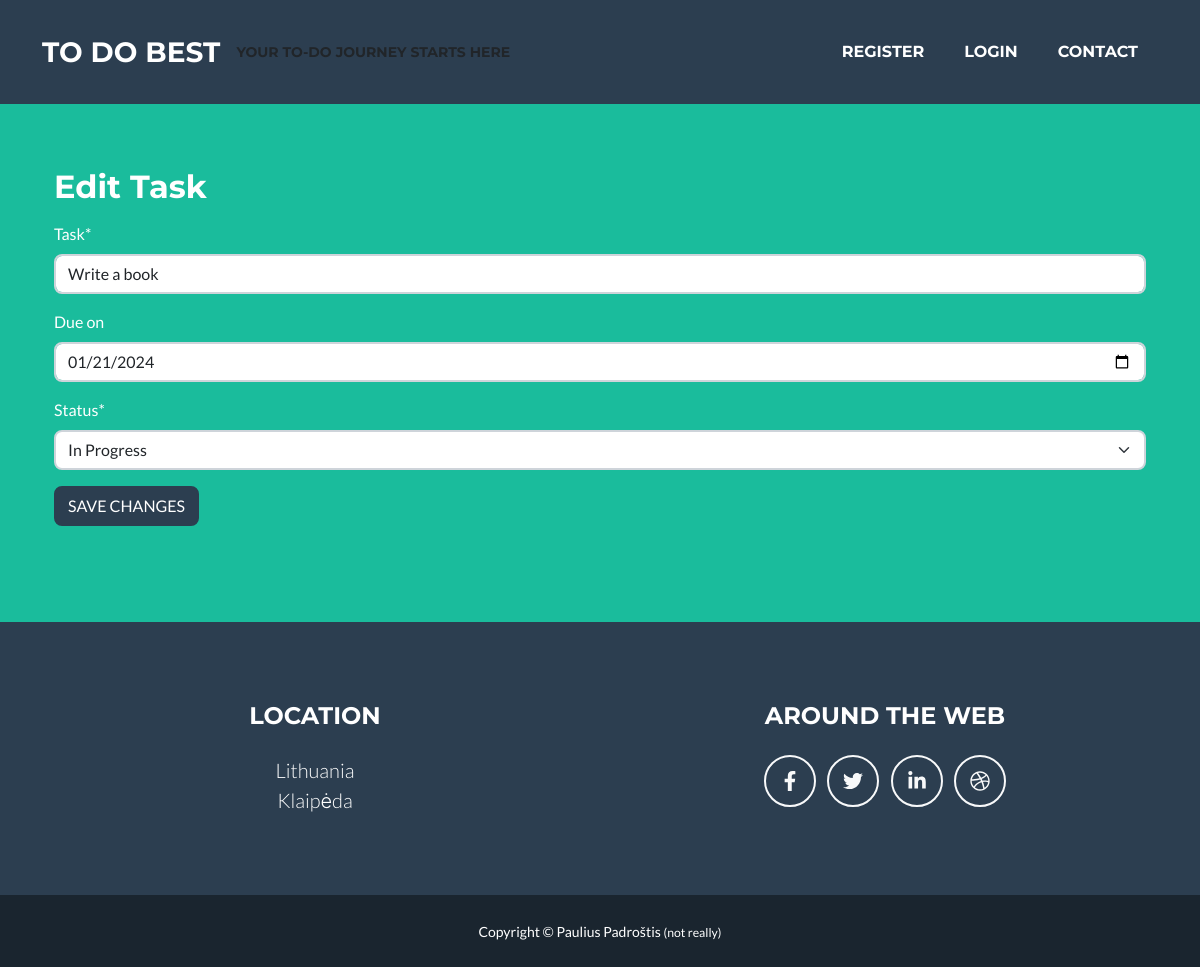
Page /update_todo/93/update on the committed database.
### todoapp/models.py (models this page shows, shortened)
class Task(models.Model):
    task = models.CharField(verbose_name='Task', max_length=200)
    user = models.ForeignKey(User, on_delete=models.CASCADE)
    creation_date = models.DateTimeField(verbose_name='Task created', auto_now_add=True)
    due_date = models.DateField(verbose_name='Due on', blank=True, null=True)
    COMPLETION_STATUS = (
        ('td', 'To do'),
        ('ip', 'In Progress'),
        ('ca', 'Cancelled'),
        ('co', 'Completed'),
    )
    status = models.CharField(max_length=2, choices=COMPLETION_STATUS, default='td')
    class Meta:
        verbose_name = 'Task'
        verbose_name_plural = 'Tasks'

### todoapp/views.py (the view, shortened to what this page needs)
# urls.py: path('update_todo/<int:pk>/update', views.UpdateTodoView.as_view(), name='update_todo'),
class UpdateTodoView(generic.UpdateView):
    model = Task
    success_url = reverse_lazy('tasks')
    template_name = 'edit_todo.html'
    form_class = TodoItemForm
    def get_context_data(self, **kwargs):
        context = super().get_context_data(**kwargs)
        context['task'] = Task.objects.all()
        return context

### todoapp/forms.py
class TodoItemForm(forms.ModelForm):
    class Meta:
        model = Task
        fields = ['task', 'due_date', 'status']
        widgets = {'due_date': DateInput()}

### todoapp/templates/edit_todo.html (shortened to what this page needs)
{% extends "base.html" %}
{% load crispy_forms_tags %}
{% block Content %}
<div class="container mt-5">
    <h2>Edit Task</h2>
    <form method="post" class="mt-3">
        {{ form|crispy }}
        <button type="submit" class="btn btn-secondary">SAVE CHANGES</button>
    </form>
</div>
{% endblock %}

### rows in the picture
Task: task "Write a book", due_date "01/21/2024", status "In Progress"
